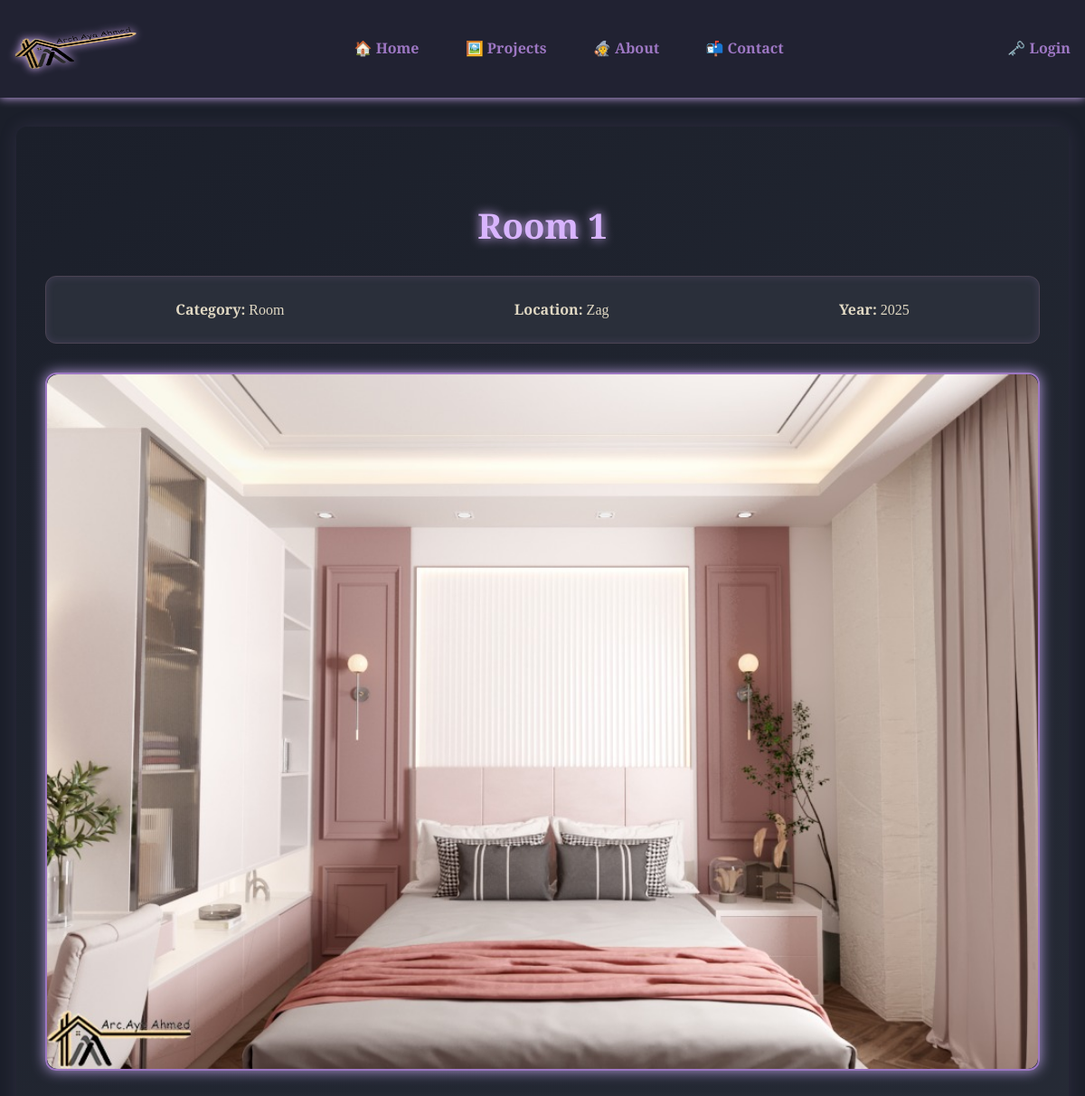
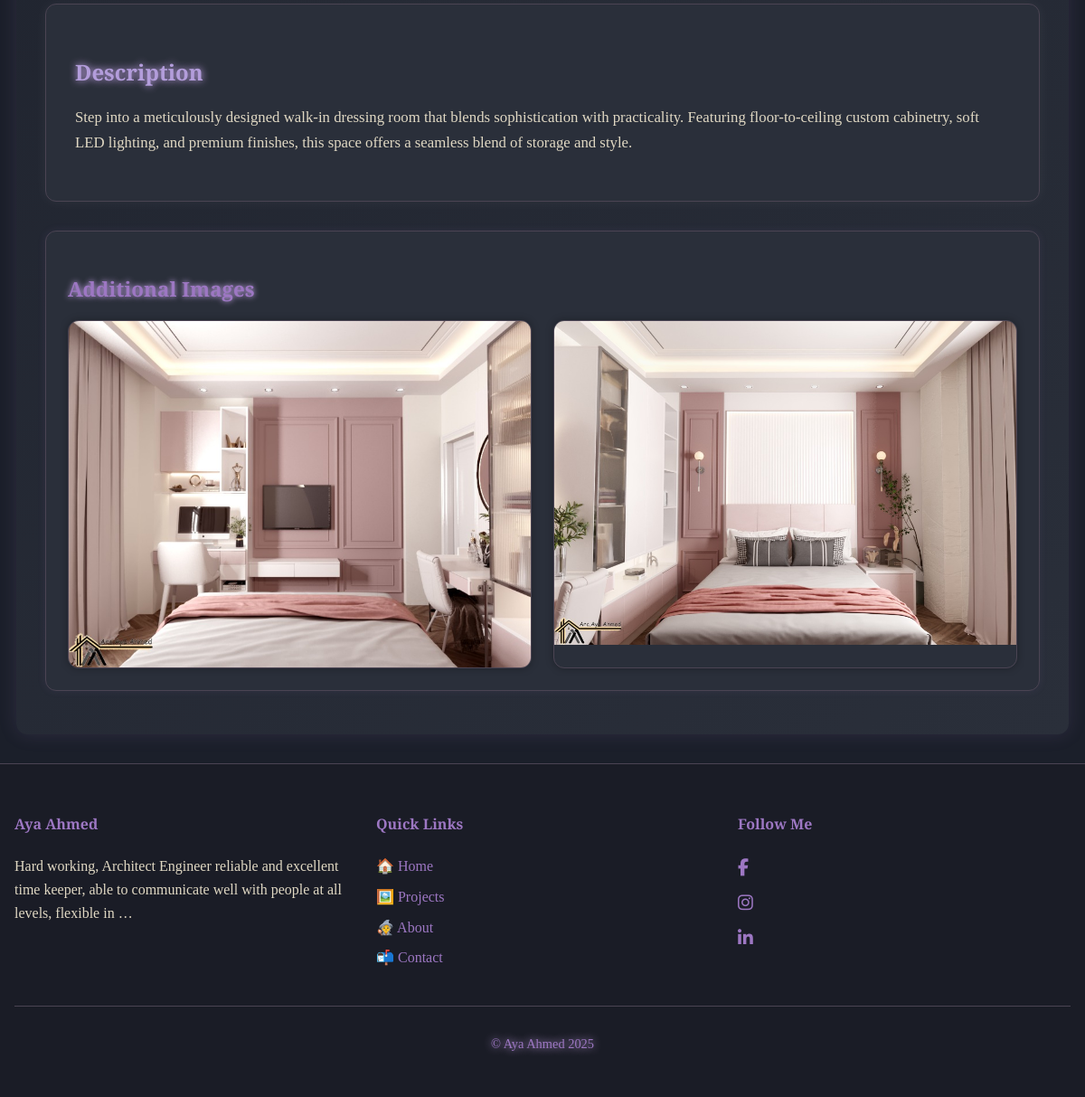
/projects/room1/, run on the app's committed database (2 pictures, top to bottom).
### core/models.py (models this page shows, shortened)
class SiteSettings(models.Model):
    site_title = models.CharField(max_length=100, default="Architect Portfolio")
    logo = models.ImageField(upload_to='site/', null=True, blank=True)
    favicon = models.ImageField(upload_to='site/', null=True, blank=True)
    email = models.EmailField(null=True, blank=True)
    phone = models.CharField(max_length=20, null=True, blank=True)
    address = models.TextField(null=True, blank=True)
    about_me = models.TextField(null=True, blank=True)
    social_facebook = models.URLField(null=True, blank=True)
    social_instagram = models.URLField(null=True, blank=True)
    social_linkedin = models.URLField(null=True, blank=True)

class Project(models.Model):
    title = models.CharField(max_length=200)
    slug = models.SlugField(unique=True,blank=True)
    description = models.TextField()
    category = models.CharField(max_length=100)
    location = models.CharField(max_length=200)
    year = models.PositiveIntegerField()
    featured_image = models.ImageField(upload_to='projects/')
    images = models.ManyToManyField('ProjectImage', related_name='project_images', blank=True)
    tags = models.CharField(max_length=200, help_text="Comma-separated tags (e.g., residential, modern)")
    created_at = models.DateTimeField(auto_now_add=True)
    updated_at = models.DateTimeField(auto_now=True)

class ProjectImage(models.Model):
    image = models.ImageField(upload_to='projects/extra')
    project = models.ForeignKey(Project, on_delete=models.CASCADE, related_name='extra_images')

### core/views.py (the view)
# urls.py: path('projects/<slug:slug>/', views.project_detail_view, name='project_detail'),
def project_detail_view(request, slug):
    site_settings, created = SiteSettings.objects.get_or_create(pk=1)
    project = get_object_or_404(Project, slug=slug)
    extra_images = project.extra_images.all()  # From ForeignKey relationship
    return render(request, 'project_detail.html', {
        'site_settings': site_settings,
        'project': project,
        'extra_images': extra_images,
        'page_title': project.title,
        'theme_settings': theme_settings
    })

### architect_portfolio/templates/project_detail.html (shortened to what this page needs)
{% extends "base.html" %}
{% load static %}
{% block styles %}
<link rel="stylesheet" href="{% static 'css/user/project_details.css' %}">
{% endblock %}
{% block content %}
<div class="project-detail">
    <h2>{{ project.title }}</h2>
    <div class="project-meta">
        <p><strong>Category:</strong> {{ project.category }}</p>
        <p><strong>Location:</strong> {{ project.location }}</p>
        <p><strong>Year:</strong> {{ project.year }}</p>
    </div>
    <div class="featured-image">
        <img src="{{ project.featured_image.url }}" alt="{{ project.title }}">
    </div>
    <div class="project-description">
        <h3>Description</h3>
        <p>{{ project.description }}</p>
    </div>
    {% if extra_images %}
        <div class="extra-images">
            <h3>Additional Images</h3>
            <div class="image-gallery">
                {% for img in extra_images %}
                    <div class="image-item">
                        <img src="{{ img.image.url }}" alt="Project Image">
                    </div>
                {% endfor %}
            </div>
        </div>
    {% endif %}
</div>
{% endblock %}

### architect_portfolio/templates/base.html (shortened to what this page needs)
{% load static %}
<!DOCTYPE html>
<html lang="en">
<head>
    <link rel="stylesheet" href="https://cdnjs.cloudflare.com/ajax/libs/font-awesome/6.5.0/css/all.min.css">
    <link rel="stylesheet" href="https://cdn.jsdelivr.net/npm/swiper@10/swiper-bundle.min.css" />
    <link rel="stylesheet" href="{% static 'css/main.css' %}">
    {% block styles %}{% endblock %}
</head>
<body class="page {% block body_class %}{% endblock %}">
    <header class="site-header">
        <div class="container">
            <div class="header-inner">
                <div class="logo">
                    {% if site_settings.logo %}
                        <a href="/"><img src="{{ site_settings.logo.url }}" alt="{{ site_settings.site_title }}" width="100"></a>
                    {% else %}
                        <h1><a href="/" class="glow-text">{{ site_settings.site_title }}</a></h1>
                    {% endif %}
                </div>
                <nav class="main-nav">
                    <ul>
                        <li><a href="/" >🏠 Home</a></li>
                        <li><a href="{% url 'all_projects' %}">🖼️ Projects</a></li>
                        <li><a href="{% url 'about' %}">🧙 About</a></li>
                        <li><a href="{% url 'contact' %}">📬 Contact</a></li>
                    </ul>
                </nav>
                <div class="auth-nav">
                    <ul>
                        {% if user.is_authenticated %}
                            <li><a href="{% url 'dashboard_home' %}">🛡️ Dashboard</a></li>
                            <li><a href="{% url 'dashboard_logout' %}">🚪 Logout</a></li>
                        {% else %}
                            <li><a href="{% url 'dashboard_login' %}">🗝️ Login</a></li>
                        {% endif %}
                    </ul>
                </div>
            </div>
        </div>
    </header>
    <main class="site-main fade-in">
        <div class="container">
            {% block content %}{% endblock %}
        </div>
    </main>
    <footer class="site-footer">
        <div class="container">
            <div class="footer-grid">
                <div class="footer-about">
                    <h4>{{ site_settings.site_title }}</h4>
                    {% if site_settings.about_me %}
                        <p>{{ site_settings.about_me|truncatewords:20 }}</p>
                    {% else %}
                        <p>A portfolio of architectural and interior design work.</p>
                    {% endif %}
                </div>
                <div class="footer-links">
                    <h4>Quick Links</h4>
                    <ul>
                        <li><a href="/">🏠 Home</a></li>
                        <li><a href="{% url 'all_projects' %}">🖼️ Projects</a></li>
                        <li><a href="{% url 'about' %}">🧙 About</a></li>
                        <li><a href="{% url 'contact' %}">📬 Contact</a></li>
                    </ul>
                </div>
                <div class="footer-social">
                    <h4>Follow Me</h4>
                    <ul class="social-icons">
                        {% if site_settings.social_facebook %}
                            <li><a href="{{ site_settings.social_facebook }}" target="_blank" title="Facebook"><i class="fab fa-facebook-f"></i></a></li>
                        {% endif %}
                        {% if site_settings.social_instagram %}
                            <li><a href="{{ site_settings.social_instagram }}" target="_blank" title="Instagram"><i class="fab fa-instagram"></i></a></li>
                        {% endif %}
                        {% if site_settings.social_linkedin %}
                            <li><a href="{{ site_settings.social_linkedin }}" target="_blank" title="LinkedIn"><i class="fab fa-linkedin-in"></i></a></li>
                        {% endif %}
                    </ul>
                </div>
            </div>
            <div class="footer-bottom glow-text">
                <p>&copy; {{ site_settings.site_title }} {{ year|default:2025 }}</p>
            </div>
        </div>
    </footer>
</body>
</html>

### architect_portfolio/static/css/main.css (style rules this page uses)
:root { --color-bg: #1b1f2a; --color-bg-alt: #2a2f3a; --color-text: #e0d8c3; --color-accent: #9d77c3; --color-accent-hover: #b39ddb; --color-border: #4b4453; --glow-color: #d8b4fe; --nav-bg: rgba(35, 35, 52, 0.9); --footer-bg: #1a1c26; --message-success: #b2f2bb; --message-error: #ff6b6b; --transition-speed: 0.4s; --border-radius: 12px; --primary-color: #c084fc; --accent-color: #a78bfa; --bg-color: #1a1a2e; --text-color: #f3f3f3; --primary-color: #c084fc; }
body { background-color: var(--color-bg); color: var(--color-text); font-family: 'Playfair Display', serif; margin: 0; padding: 0; line-height: 1.6; transition: background-color var(--transition-speed); }
a { color: var(--color-accent); text-decoration: none; transition: color var(--transition-speed); }
.site-header { background-color: var(--nav-bg); box-shadow: 0 0 10px var(--glow-color); position: sticky; top: 0; z-index: 1000; backdrop-filter: blur(6px); }
.header-inner { display: flex; justify-content: space-between; align-items: center; max-width: 1200px; margin: auto; }
.logo img { max-height: 100px; width: 160px; filter: drop-shadow(0px 0px 5px var(--glow-color)); }
.glow-text { text-shadow: 0 0 10px var(--glow-color); color: var(--color-accent); }
.main-nav ul, .auth-nav ul { list-style: none; display: flex; gap: 1.2rem; padding: 0; margin: 0; }
.main-nav a, .auth-nav a { font-weight: bold; padding: 0.5rem 1rem; border-radius: var(--border-radius); transition: background-color var(--transition-speed), color var(--transition-speed); }
.site-main { padding: 2rem 0; min-height: 70vh; animation: fadeIn 1.2s ease-in; }
.fade-in { animation: fadeIn 1.2s ease-in; }
.site-footer { background-color: var(--footer-bg); padding: 2rem 1rem; color: var(--color-text); border-top: 1px solid var(--color-border); }
.footer-grid { display: grid; grid-template-columns: repeat(auto-fit, minmax(220px, 1fr)); gap: 2rem; max-width: 1200px; margin: auto; }
.footer-grid h4 { color: var(--color-accent); }
.footer-links ul, .footer-social ul { list-style: none; padding: 0; margin: 0; }
.footer-links li, .footer-social li { margin-bottom: 0.5rem; }
.footer-social a { color: var(--color-accent); font-size: 1.2rem; transition: color var(--transition-speed); }
.footer-bottom { text-align: center; margin-top: 2rem; padding-top: 1rem; border-top: 1px solid var(--color-border); font-size: 0.9rem; }

### data on the page
SiteSettings: logo (picture), site_title "Aya Ahmed", about_me "Hard working, Architect Engineer reliable and excellent time keeper, able to communicate well with people at all levels, flexible in …"
Project: title "Room 1", category "Room", location "Zag", year "2025", featured_image (picture), description "Step into a meticulously designed walk-in dressing room that blends sophistication with practicality. Featuring floor-to-ceiling custom cabinetry, soft LED lighting, and premium finishes, this space offers a seamless blend of storage and style."
ProjectImage: image (picture)
ProjectImage: image (picture)

### other printed values
{{ year|default:2025 }} "2025"
